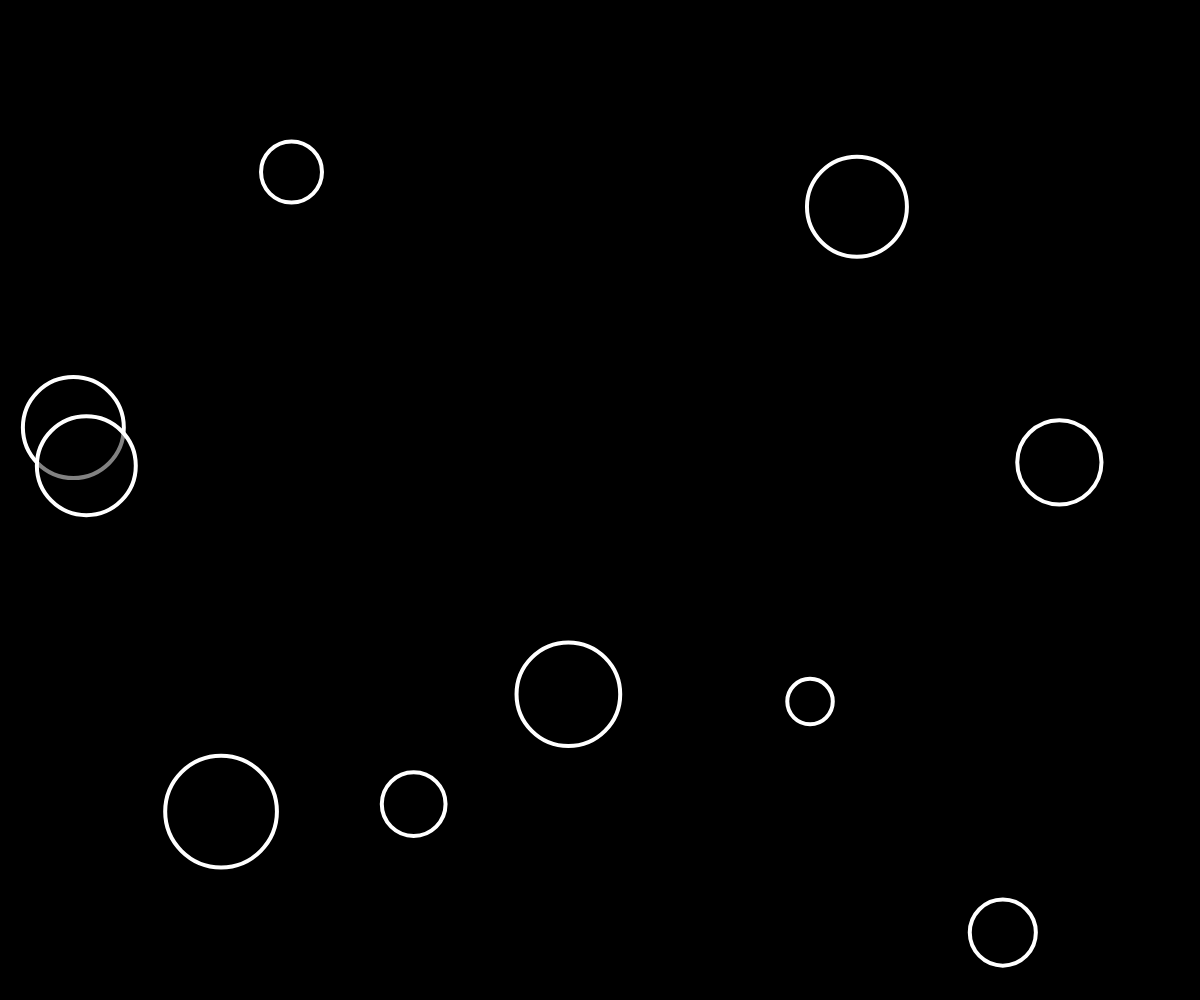
Frame 1 (no input)
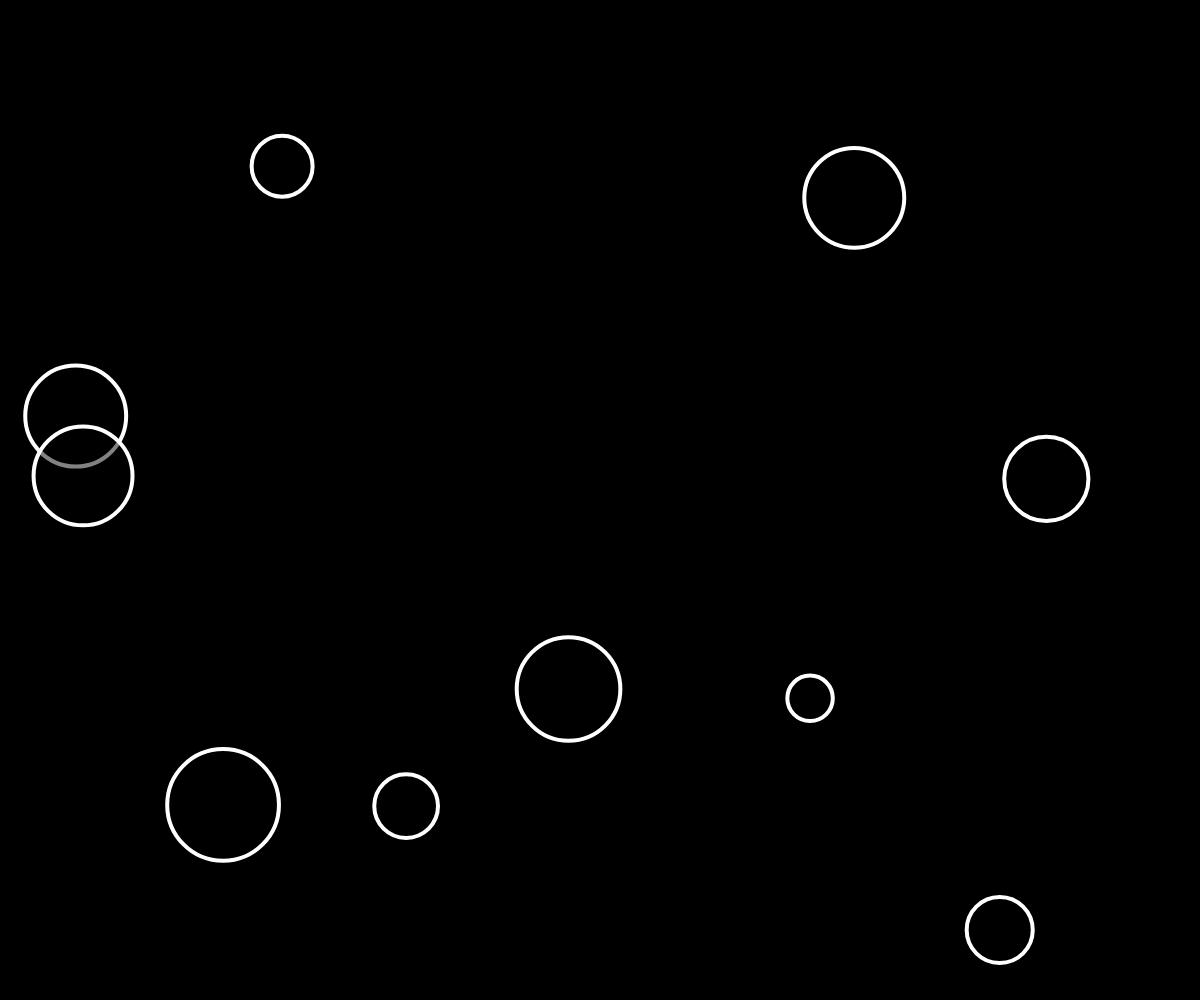
Frame 60 (no input)
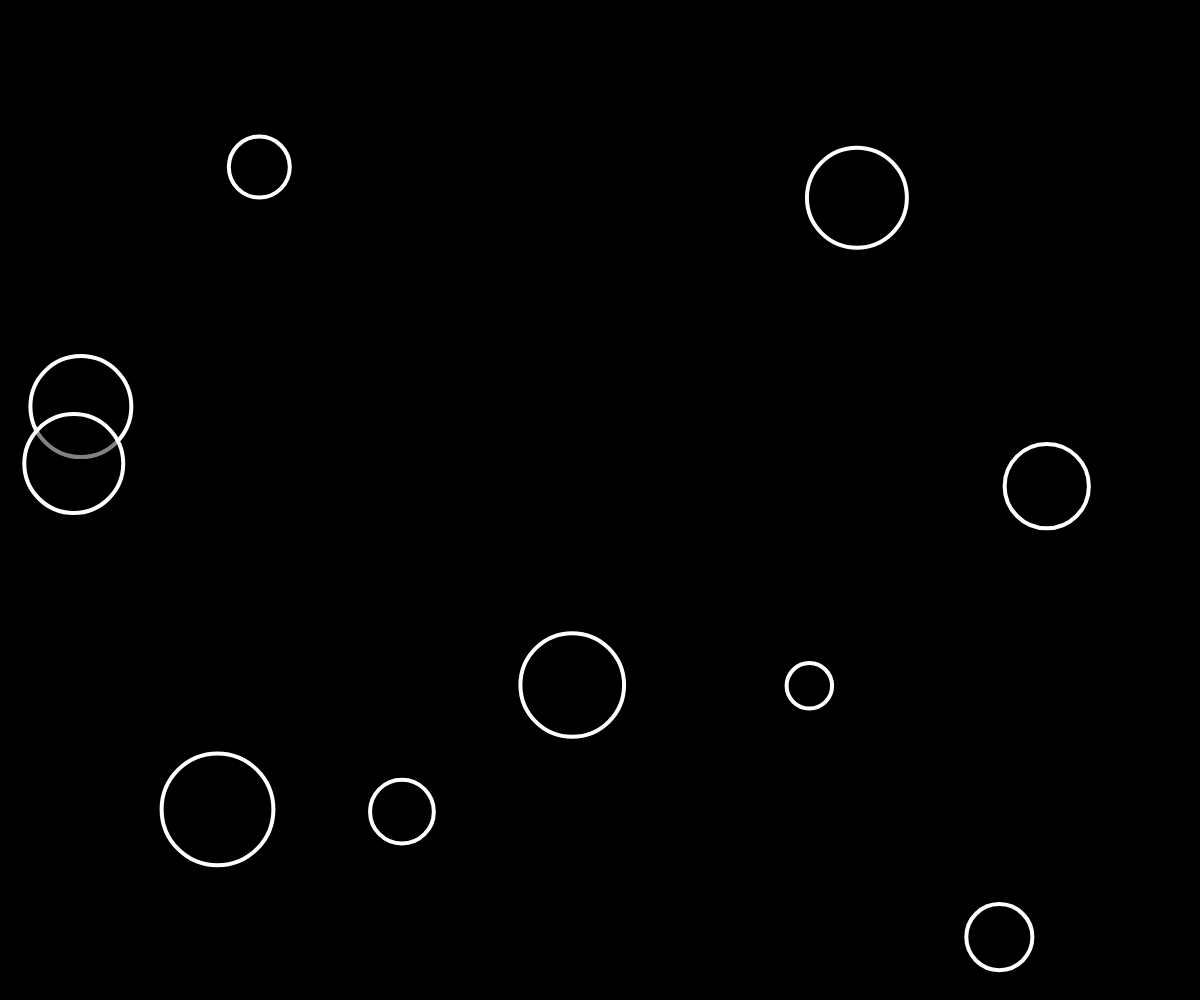
Frame 120 (the mouse pressed at the canvas centre since frame 60)

The p5.js sketch that drew these frames (run headless with seeded random() and noise() and a simulated clock; from frame 60 on, the mouse is pressed at the canvas centre):

// p5.js sketch
// ── sketch.js
let bubbles = [];

function setup() {
  createCanvas(windowWidth, windowHeight);
  for (let i = 0; i < 10; i++) {
    let x = random(width);
    let y = random(height);
    let r = random(20, 60);
    let b = new Bubble(x, y, r);
    bubbles.push(b);
  }
}

function mousePressed() {
  for (let i = 0; i < bubbles.length; i++) {
    bubbles[i].clicked(mouseX, mouseY);
  }
}

function draw() {
  background(0);
  for (let i = 0; i < bubbles.length; i++) {
    bubbles[i].move();
    bubbles[i].show();
  }
}

class Bubble {
  constructor(x, y, r) {
    this.x = x;
    this.y = y;
    this.r = r;
    this.brightness = 0;
  }

  clicked(px, py) {
    let d = dist(px, py, this.x, this.y);
    if (d < this.r ) {
      if(this.brightness == 0){
        this.brightness = random(255);
      } else {
        this.brightness = 0;
      }

    }
  }

  move() {
    this.x = this.x + random(-2, 2);
    this.y = this.y + random(-2, 2);
  }

  show() {
    stroke(255);
    strokeWeight(4);
    fill(this.brightness, 125);
    ellipse(this.x, this.y, this.r * 2);
  }
}
